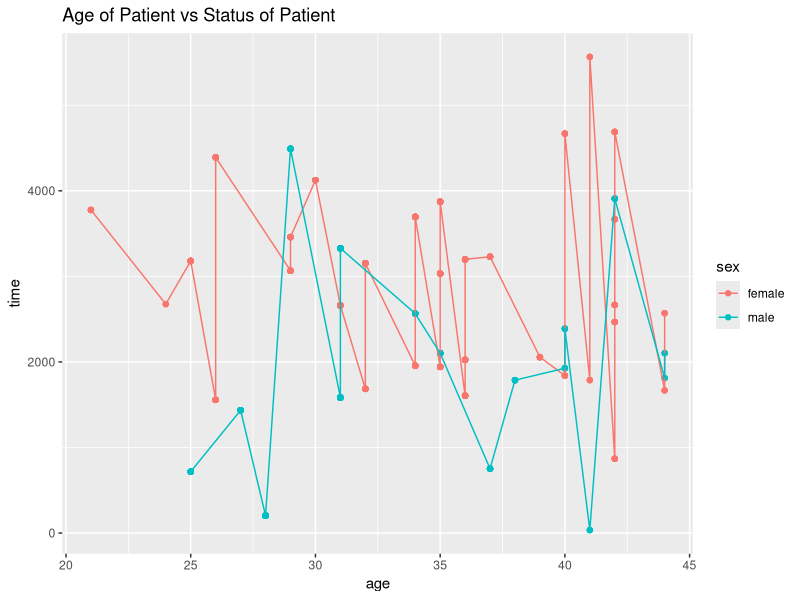
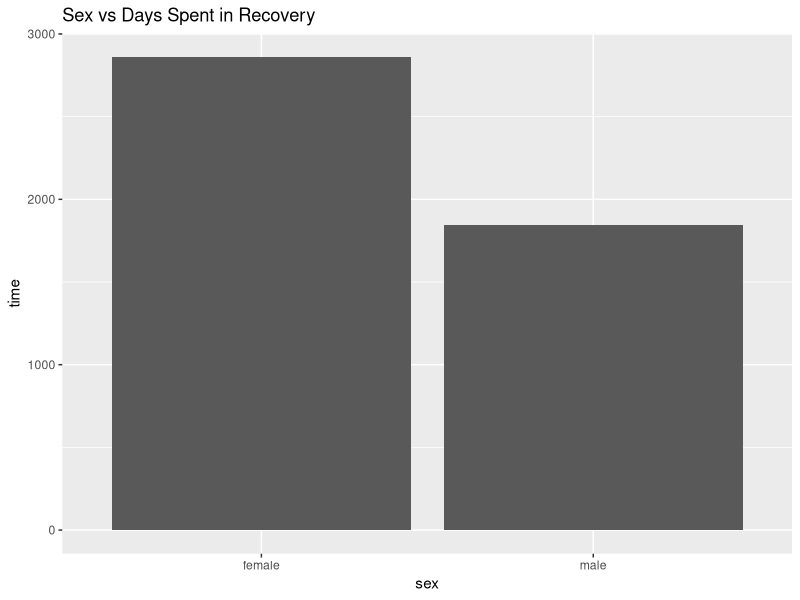
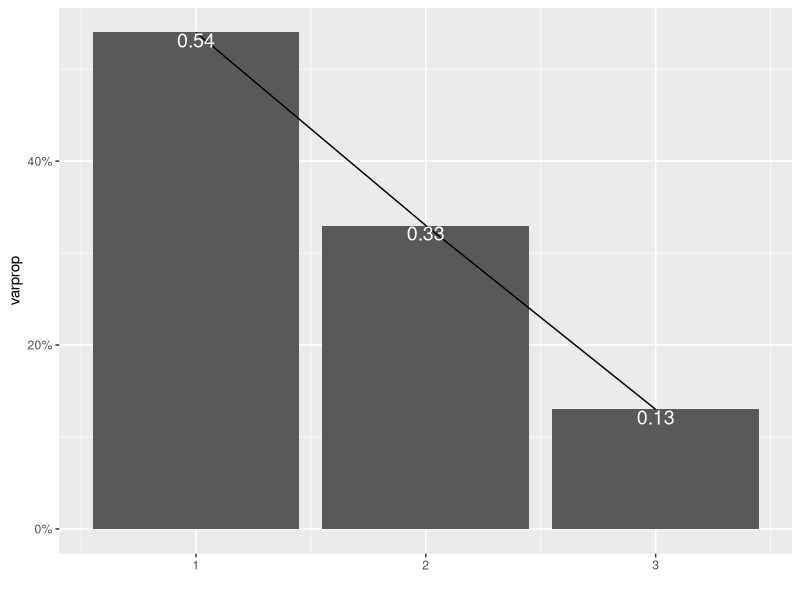
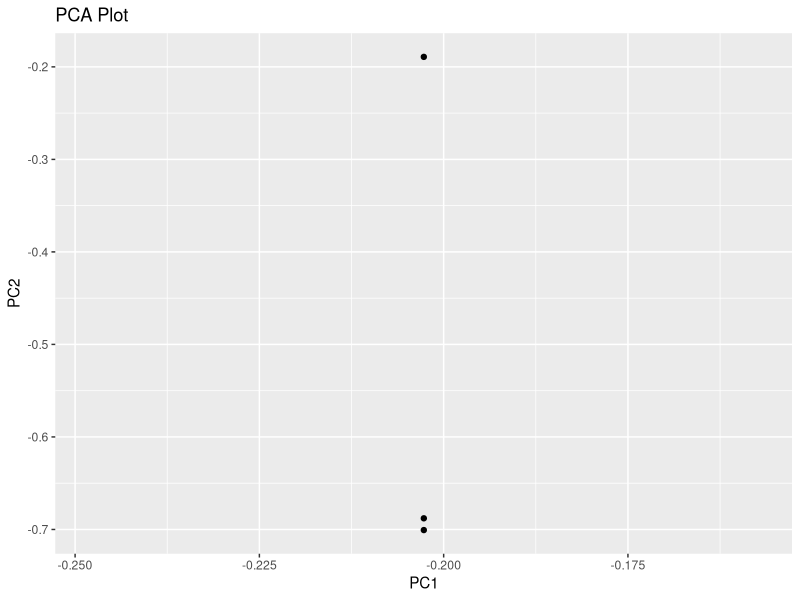

The R source for these figures, in order:
## ---- chunk 1
knitr::opts_chunk$set(echo = TRUE)
## ---- chunk 2
library(tidyr)
library(dplyr)
library(tidyverse)
library(ggplot2)
## ---- chunk 3
data(package=.packages(all.available = TRUE))
library("boot")
data(melanoma)
help(melanoma)
library("datasets")
data("infert")
help(infert)
## ---- chunk 4
untidy1<-melanoma%>%pivot_wider(names_from = "year",values_from = "thickness")

## ---- chunk 5
melanoma1<-untidy1%>%pivot_longer(cols=-(time:ulcer),names_to = "year")
melanoma2<-na.omit(melanoma1)
names(melanoma2)[7]<-"thickness"
## ---- chunk 6
data<-full_join(melanoma2,infert,by="age")
## ---- chunk 7
data1<-data%>%mutate(Abortions=spontaneous+induced)
data1<-subset(data1, select = -spontaneous)
data1<-subset(data1, select = -induced)
## ---- chunk 8
data1<-data1%>%mutate(sex=recode(sex, '1'="male", '0'="female"))
## ---- chunk 9
data1<-data1%>%arrange(age)
## ---- chunk 10
data1<-data1%>%select(time, status, sex, age, year, education)
data2<-na.omit(data1)
## ---- chunk 11
try1<-data2%>% group_by(education)%>%summarize(mean_age=mean(age, na.rm = T),sd_age=sd(age, na.rm=T), n=n(),se_age=sd_age/sqrt(n))
try2<-data2%>% group_by(sex)%>%summarize(mean_age=mean(age, na.rm = T),sd_age=sd(age, na.rm=T), n=n(),se_age=sd_age/sqrt(n))
try3<-data2%>%summarize(mean_time=mean(time, na.rm = T), n_rows=n(),n_age=n_distinct(age))
try4<-data2%>%summarize(sd_time=sd(time, na.rm = T), n_rows=n(),n_age=n_distinct(age))
try5<-data2%>%summarize(min_time=min(time, na.rm = T), n_rows=n(),n_age=n_distinct(age))
try6<-data2%>%summarize(max_time=max(time, na.rm = T), n_rows=n(),n_age=n_distinct(age))
try7<-data2%>%summarize(mean_age=mean(age, na.rm = T), n_rows=n(),n_time=n_distinct(time))
try8<-data2%>%summarize(sd_age=sd(age, na.rm = T), n_rows=n(),n_time=n_distinct(time))
try9<-data2%>%summarize(max_year=max(year, na.rm = T), n_rows=n(),n_status=n_distinct(status))
try10<-data2%>%summarize(min_year=min(year, na.rm = T), n_rows=n(),n_status=n_distinct(status))
## ---- chunk 12
data3<-data1%>%filter(sex=="female")
## ---- chunk 13
ggplot(data = data2, aes(x = age, y = time , color = sex)) +geom_point() + ggtitle("Age of Patient vs Status of Patient") + geom_line() 


ggplot(data2, aes(x = sex))+
  geom_bar(aes(y= time),stat = "summary", fun.y = "mean")+
  ggtitle("Sex vs Days Spent in Recovery") 
## ---- chunk 14
pca<-data2%>%select_if(is.numeric)%>%scale%>%prcomp
summary(pca, loadings = T)
eigenvals<-pca$sdev^2
varprop=round(eigenvals/sum(eigenvals),2)
ggplot()+geom_bar(aes(x=1:3, y=varprop),stat = "identity")+xlab("")+geom_path(aes(y=varprop,x=1:3))+
  geom_text(aes(x=1:3, y=varprop, label=round(varprop,2)),vjust=1, col="white",size=5)+
  scale_y_continuous(breaks = seq(0,.6,.2),labels=scales::percent)+
  scale_x_continuous(breaks = 1:10)
round(cumsum(eigenvals)/sum(eigenvals),2)
eigenvals
pca1<-data.frame(PC1=pca$rotation[3],PC2=pca$rotation[1,])
ggplot(pca1, aes(PC1,PC2))+geom_point()+ggtitle("PCA Plot")

